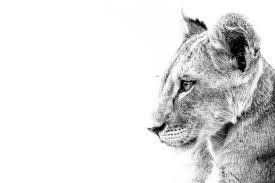
#> input picture image1.jfif, 275 x 183 px
$ jupyter execute Q2.ipynb
#> lines starting #> are read from the running program, lines starting #| are printed output that depends on the picture; after the words box and inside, x2 and y2 are one past the last pixel; in counts of white or black regions, pixels touching at a corner belong together
[cell 1]
import cv2
import numpy as np
from matplotlib import pyplot as plt

[cell 2]
def imshow(title = "Image", image = None, size = 10):
    w, h = image.shape[0], image.shape[1]
    aspect_ratio = w/(3*h)
    plt.figure(figsize=(size * aspect_ratio,size))
    plt.imshow(cv2.cvtColor(image, cv2.COLOR_BGR2RGB))
    plt.title(title)
    plt.show()

[cell 3]
## CS1

[cell 4]
img1 = cv2.imread('image1.jfif')
#> img1 is the input picture: shape (183, 275, 3); min 0, max 255, mean 224.3
CS1 = -1 * img1 + 255
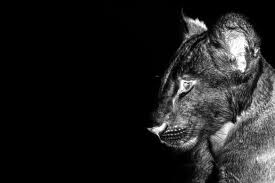
#> CS1: shape (183, 275, 3) int16; min 0, max 255, mean 30.7

[cell 5]
plt.subplot(1,2,1)
plt.imshow(cv2.cvtColor(img1, cv2.COLOR_BGR2RGB))
plt.title("ORG")
plt.subplot(1,2,2)
plt.title("CS1")
plt.imshow(cv2.cvtColor(np.uint8(CS1), cv2.COLOR_BGR2RGB))
plt.show()
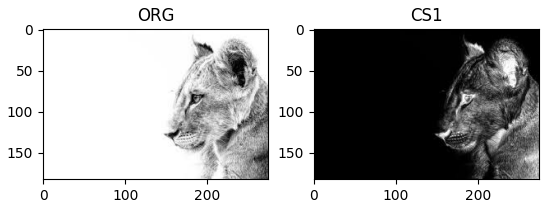
#> figure drawn by matplotlib, 2 panels

[cell 6]
## CS2

[cell 7]
row1 , col1 = img1.shape[:2]
#> row1 = 183; col1 = 275

[cell 8]
CS2 = img1.copy()
for i in range(0,row1):
    for j in range(0,col1):
        for k in range(0,3):
            if img1[i][j][k]>.2*255 and img1[i][j][k]<.55*255:
                CS2[i][j][k] = 0
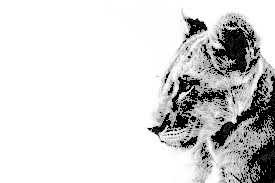
#> CS2: shape (183, 275, 3); 8.52% of pixels changed, all inside (x1, y1, x2, y2) = (148, 16, 275, 183)

[cell 9]
plt.subplot(1,2,1)
plt.imshow(cv2.cvtColor(img1, cv2.COLOR_BGR2RGB))
plt.title("ORG")
plt.subplot(1,2,2)
plt.title("CS2")
plt.imshow(cv2.cvtColor(np.uint8(CS2), cv2.COLOR_BGR2RGB))
plt.show()
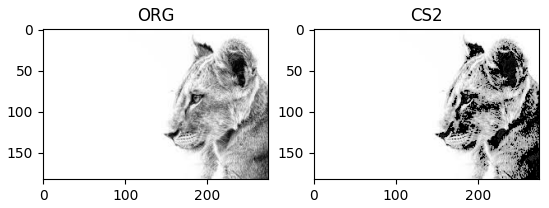
#> figure drawn by matplotlib, 2 panels

[cell 10]
## CS3

[cell 11]
CS3 = img1.copy()
for i in range(0,row1):
    for j in range(0,col1):
        for k in range(0,3):
            if img1[i][j][k]>.55*255:
                CS3[i][j][k] = 255
            elif img1[i][j][k]<.4*255:
                CS3[i][j][k] = 0
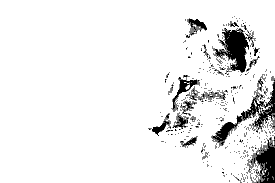
#> CS3: shape (183, 275, 3); min 0, max 255, mean 235.6

[cell 12]
plt.subplot(1,2,1)
plt.imshow(cv2.cvtColor(img1, cv2.COLOR_BGR2RGB))
plt.title("ORG")
plt.subplot(1,2,2)
plt.title("CS3")
plt.imshow(cv2.cvtColor(np.uint8(CS3), cv2.COLOR_BGR2RGB))
plt.show()

[cell 13]
## CS4

[cell 14]
img1_org = img1 / 255
CS4 = img1_org.copy()
for i in range(0,row1):
    for j in range(0,col1):
        for k in range(0,3):
            if img1_org[i][j][k]<.2:
                CS4[i][j][k] *= 1.5
            elif img1_org[i][j][k]<.55:
                CS4[i][j][k] = .3
            else:
                CS4[i][j][k] = CS4[i][j][k] *(.7 / .45) - (.7/.45) + 1
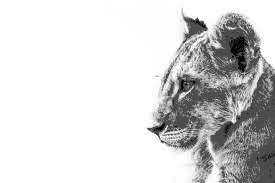
#> CS4: shape (183, 275, 3) float64; min 0, max 1, mean 0.839
CS4 *= 255

[cell 15]
plt.subplot(1,2,1)
plt.imshow(cv2.cvtColor(img1, cv2.COLOR_BGR2RGB))
plt.title("ORG")
plt.subplot(1,2,2)
plt.title("CS4")
plt.imshow(cv2.cvtColor(np.uint8(CS4), cv2.COLOR_BGR2RGB))
plt.show()
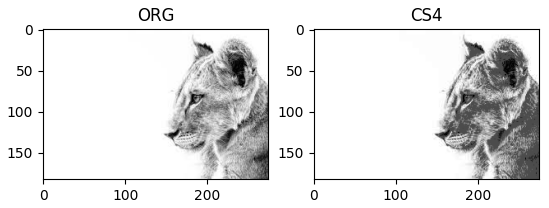
#> figure drawn by matplotlib, 2 panels

[cell 16]
## CS5

[cell 17]
img1 = cv2.imread('image1.jfif') / 255
CS5 = np.sqrt(img1) * 255
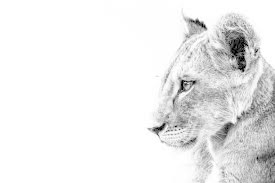
#> CS5: shape (183, 275, 3) float64; min 0, max 255, mean 236.4
img1 = cv2.imread('image1.jfif')

[cell 18]
plt.subplot(1,2,1)
plt.imshow(cv2.cvtColor(img1, cv2.COLOR_BGR2RGB))
plt.title("ORG")
plt.subplot(1,2,2)
plt.title("CS5")
plt.imshow(cv2.cvtColor(np.uint8(CS5), cv2.COLOR_BGR2RGB))
plt.show()
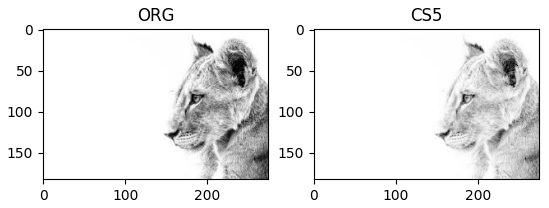
#> figure drawn by matplotlib, 2 panels

[cell 19]
img1 = cv2.imread('image1.jfif') / 255
CS6 = np.power(img1,2) * 255
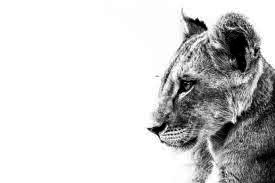
#> CS6: shape (183, 275, 3) float64; min 0, max 255, mean 208.8
img1 = cv2.imread('image1.jfif')

[cell 20]
plt.subplot(1,2,1)
plt.imshow(cv2.cvtColor(img1, cv2.COLOR_BGR2RGB))
plt.title("ORG")
plt.subplot(1,2,2)
plt.title("CS6")
plt.imshow(cv2.cvtColor(np.uint8(CS6), cv2.COLOR_BGR2RGB))
plt.show()
